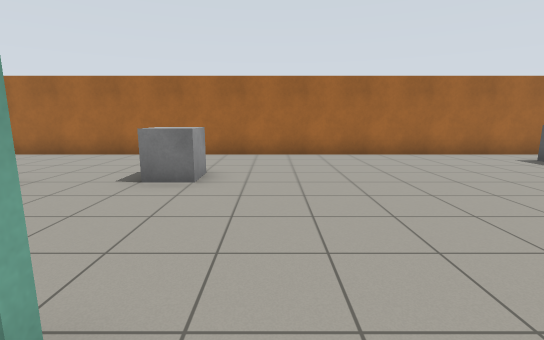
View 1 (above)

16 first-person views from a walk through a robot-simulator world made for Gazebo. The camera is 1.2 m above the floor, tilts 10° down and sees 85° across. The floor is counted in squares, 1 m on a side. Each view is taken from the middle of a square. On the plan, view 1 faces up. The plan holds only what a view shows up to about 13 squares ahead; the rest is blank.

View 2
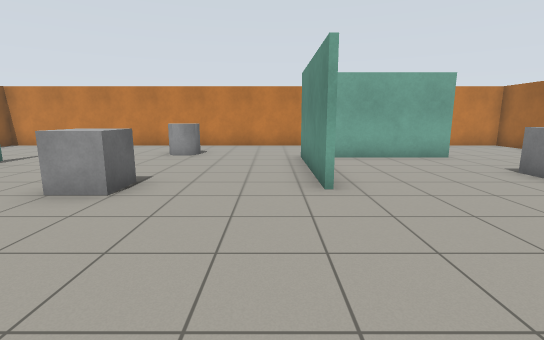

View 3
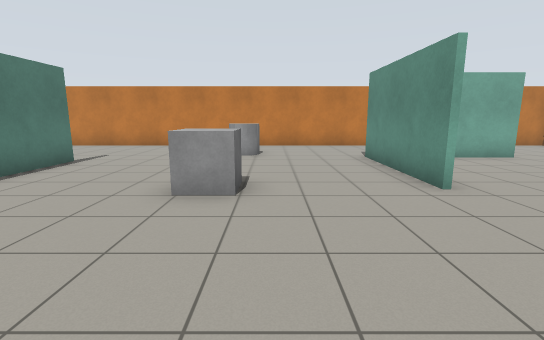

View 4
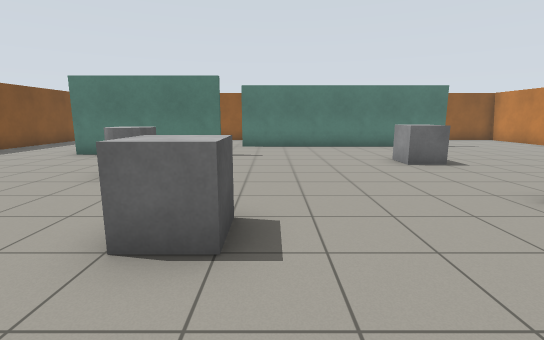

View 5
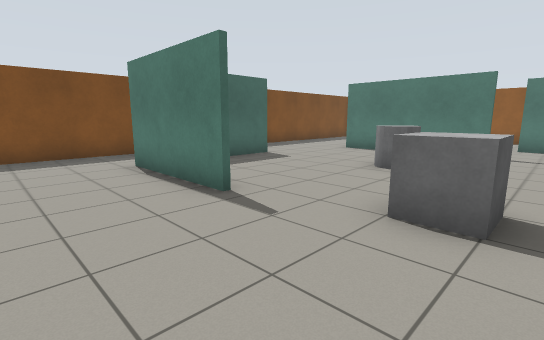

View 6
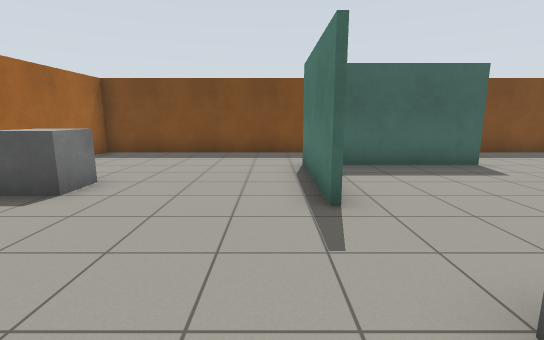

View 7
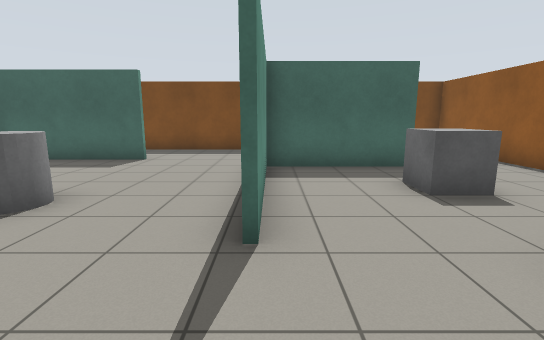

View 8
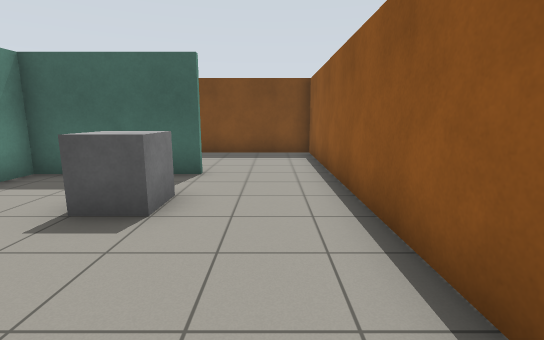

View 9
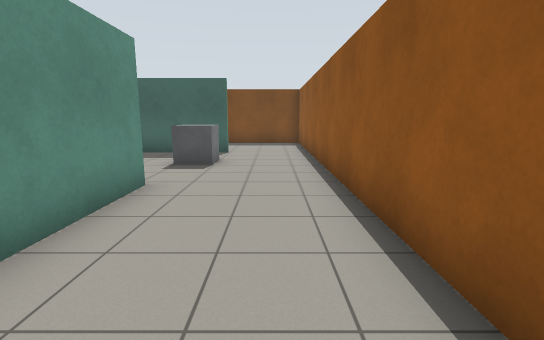

View 10
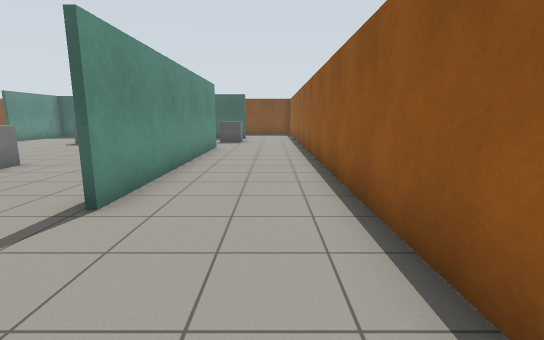

View 11
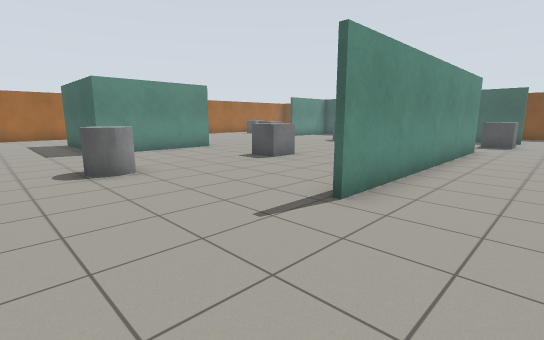

View 12
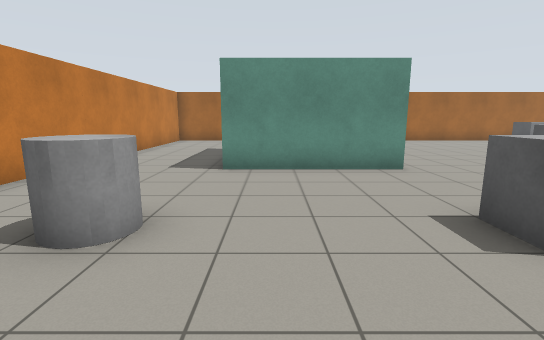

View 13
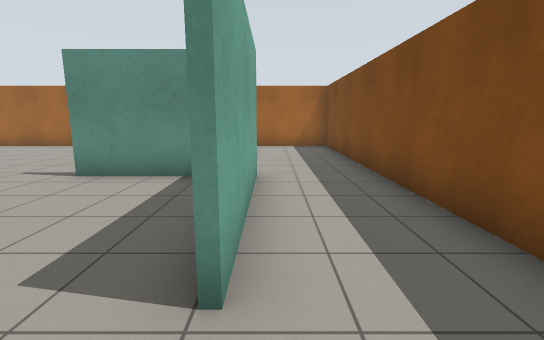

View 14
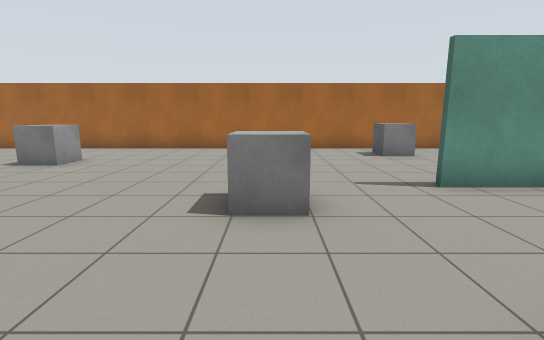

View 15
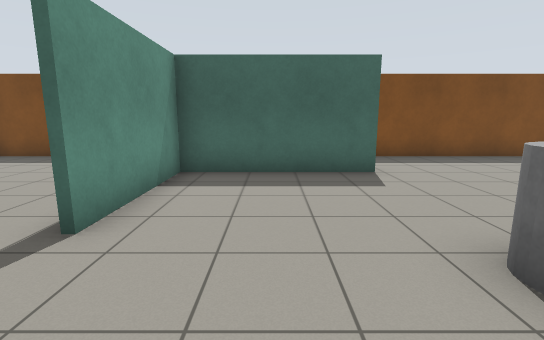

View 16
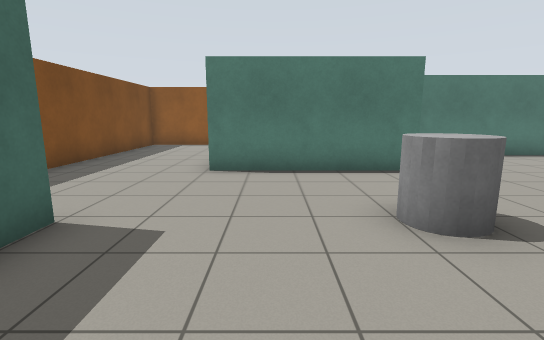

### Floor plan
Points are (right, up) in squares from view 1. A wall is a line through its corners. A room is listed if a view was taken in it or the views show most of it. See-through windows are left out.
Room 1 (views 1, 2, 3, 4, 5, 6, 7, 8, 9, 10, 11, 12, 13, 14, 15, 16)
walls: (-0.9, 0.9) (-5.2, 0.9) (-5.2, 5.4); (4.6, -4.7) (9.5, -4.7); (6.9, 3.2) (10.7, 3.2) (10.7, -1.4); (4.4, -7.7) (-4.2, -7.7); (10.5, -1.4) (10.5, 3) (6.9, 3); (-4.4, -7.6) (4.2, -7.6); (-5, 5.5) (-5, 1.9); (9.3, -8.5) (9.3, -4.9) (4.6, -4.9); (-6.8, -11.3) (13.3, -11.3) (13.3, 9.8) (-8.9, 9.8) (-8.9, -11.3) (-8.2, -11.3)
objects: grey cylinder (-6, -3); grey box (-2, 6); grey box (-1, -3); grey box (4, 2); grey cylinder (6, -2) to (6, -1); grey box (7, -8); grey box (8, 8)

Positions as (right, up) in squares from view 1, and headings:
1: (0, 0), facing up
2: (4, 0), facing left
3: (4, -2), facing left
4: (3, 5), facing down
5: (3, 6), facing down-right
6: (3, 4), facing right
7: (2, -5), facing right
8: (3, -10), facing right
9: (-1, -10), facing right
10: (-8, -10), facing right
11: (-8, -10), facing up-right
12: (-4, -6), facing up
13: (11, -3), facing up
14: (4, -2), facing up
15: (4, 1), facing right
16: (8, 2), facing down
